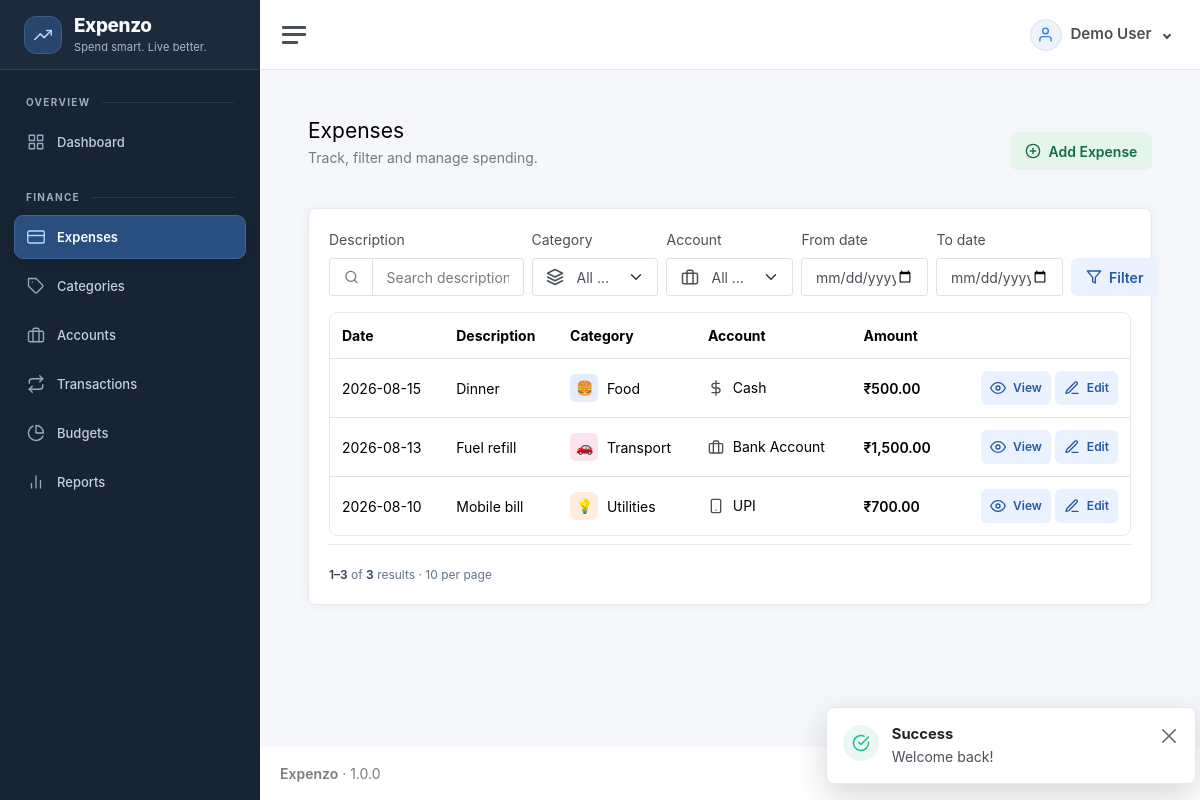
Screenshot of /expenses (signed in) with the database file from the repository.
### tables this page shows
CREATE TABLE users (
  id BIGINT UNSIGNED AUTO_INCREMENT PRIMARY KEY,
  name VARCHAR(120) NOT NULL,
  email VARCHAR(190) NOT NULL UNIQUE,
  password_hash VARCHAR(255) NOT NULL,
  status ENUM('active','inactive') NOT NULL DEFAULT 'active',
  created_at DATETIME NOT NULL DEFAULT CURRENT_TIMESTAMP,
  updated_at DATETIME NOT NULL DEFAULT CURRENT_TIMESTAMP ON UPDATE CURRENT_TIMESTAMP,
  INDEX idx_users_status(status)
);

CREATE TABLE expenses (
  id BIGINT UNSIGNED AUTO_INCREMENT PRIMARY KEY,
  user_id BIGINT UNSIGNED NOT NULL,
  amount DECIMAL(15,2) NOT NULL,
  expense_date DATE NOT NULL,
  category_id BIGINT UNSIGNED NOT NULL,
  account_id BIGINT UNSIGNED NOT NULL,
  description VARCHAR(255) NOT NULL,
  notes TEXT NULL,
  receipt_path VARCHAR(255) NULL,
  status ENUM('draft','posted','void') NOT NULL DEFAULT 'posted',
  created_at DATETIME NOT NULL DEFAULT CURRENT_TIMESTAMP,
  updated_at DATETIME NOT NULL DEFAULT CURRENT_TIMESTAMP ON UPDATE CURRENT_TIMESTAMP,
  INDEX idx_expenses_user_date(user_id, expense_date),
  INDEX idx_expenses_user_status(user_id, status),
  INDEX idx_expenses_category(category_id),
  INDEX idx_expenses_account(account_id),
  FOREIGN KEY(user_id) REFERENCES users(id) ON DELETE CASCADE,
  FOREIGN KEY(category_id) REFERENCES categories(id) ON DELETE RESTRICT,
  FOREIGN KEY(account_id) REFERENCES accounts(id) ON DELETE RESTRICT
);

CREATE TABLE categories (
  id BIGINT UNSIGNED AUTO_INCREMENT PRIMARY KEY,
  name VARCHAR(120) NOT NULL,
  description TEXT NULL,
  icon VARCHAR(80) NOT NULL DEFAULT 'tag',
  color VARCHAR(20) NOT NULL DEFAULT '#3b7ddd',
  status ENUM('active','inactive') NOT NULL DEFAULT 'active',
  owner_id BIGINT UNSIGNED NULL,
  owner_scope BIGINT UNSIGNED GENERATED ALWAYS AS (COALESCE(owner_id,0)) STORED,
  created_by BIGINT UNSIGNED NULL,
  created_at DATETIME NOT NULL DEFAULT CURRENT_TIMESTAMP,
  updated_at DATETIME NOT NULL DEFAULT CURRENT_TIMESTAMP ON UPDATE CURRENT_TIMESTAMP,
  UNIQUE KEY uq_categories_owner_name(owner_scope,name),
  INDEX idx_categories_status(status),
  INDEX idx_categories_owner_status(owner_id,status),
  FOREIGN KEY(owner_id) REFERENCES users(id) ON DELETE RESTRICT,
  FOREIGN KEY(created_by) REFERENCES users(id) ON DELETE SET NULL
);

CREATE TABLE accounts (
  id BIGINT UNSIGNED AUTO_INCREMENT PRIMARY KEY,
  user_id BIGINT UNSIGNED NOT NULL,
  name VARCHAR(120) NOT NULL,
  type VARCHAR(60) NOT NULL,
  opening_balance DECIMAL(15,2) NOT NULL DEFAULT 0,
  current_balance DECIMAL(15,2) NOT NULL DEFAULT 0,
  description TEXT NULL,
  status ENUM('active','inactive') NOT NULL DEFAULT 'active',
  created_at DATETIME NOT NULL DEFAULT CURRENT_TIMESTAMP,
  updated_at DATETIME NOT NULL DEFAULT CURRENT_TIMESTAMP ON UPDATE CURRENT_TIMESTAMP,
  UNIQUE KEY uq_accounts_user_name(user_id, name),
  INDEX idx_accounts_user_status(user_id, status),
  FOREIGN KEY(user_id) REFERENCES users(id) ON DELETE CASCADE
);

### resources/views/expenses/index.php (the view)
<div class="page-header"><div><h1 class="h3 mb-1">Expenses</h1><p class="text-muted">Track, filter and manage spending.</p></div><?php if(can('expenses.create')):?><a class="action-button action-button--success btn btn-primary" href="<?=url('expenses/create')?>"><i data-feather="plus-circle" aria-hidden="true"></i>Add Expense</a><?php endif;?></div><div class="card"><div class="card-body"><form class="row g-2 mb-3 align-items-end"><div class="col-md-3"><label class="form-label" for="expense-filter-search">Description</label><div class="input-group search-input-group"><span class="input-group-text"><i data-feather="search" aria-hidden="true"></i></span><input id="expense-filter-search" class="form-control" name="q" value="<?=e($f['q'])?>" placeholder="Search description"></div></div><div class="col-md-2"><label class="form-label" for="expense-filter-category">Category</label><select id="expense-filter-category" class="form-select" name="category_id"><option value="" data-icon="layers">All categories</option><?php foreach($categories as $c):?><option value="<?=$c['id']?>" data-icon="<?=e($c['display_icon'] ?? $c['icon'] ?? 'tag')?>" <?=selected($f['category_id'],$c['id'])?>><?=e($c['name'])?></option><?php endforeach;?></select></div><div class="col-md-2"><label class="form-label" for="expense-filter-account">Account</label><select id="expense-filter-account" class="form-select" name="account_id"><option value="" data-icon="briefcase">All accounts</option><?php foreach($accounts as $a):?><option value="<?=$a['id']?>" data-account-type="<?=e($a['type'] ?? '')?>" <?=selected($f['account_id'],$a['id'])?>><?=e($a['name'])?></option><?php endforeach;?></select></div><div class="col-md-2"><label class="form-label" for="expense-filter-from">From date</label><input id="expense-filter-from" type="date" class="form-control" name="from" value="<?=e($f['from'])?>"></div><div class="col-md-2"><label class="form-label" for="expense-filter-to">To date</label><input id="expense-filter-to" type="date" class="form-control" name="to" value="<?=e($f['to'])?>"></div><div class="col-md-1 d-grid"><button class="action-button action-button--primary btn btn-outline-primary"><i data-feather="filter" aria-hidden="true"></i>Filter</button></div></form><div class="table-responsive"><table class="table table-hover"><thead><tr><th>Date</th><th>Description</th><th>Category</th><th>Account</th><th>Amount</th><th></th></tr></thead><tbody><?php foreach($data['rows'] as $row):?><tr><td><?=e(display_date($row['expense_date']))?></td><td><?=e($row['description'])?></td><td><?=category_label($row['category_name'] ?? '', $row['category_icon'] ?? null, $row['category_color'] ?? null, $row['badge'] ?? null)?></td><td><?=account_type_label($row['account_type'] ?? '', $row['account_name'] ?? null)?></td><td class="fw-semibold"><?=money($row['amount'])?></td><td class="text-end"><a class="action-button action-button--primary btn btn-sm btn-outline-secondary" href="<?=url('expenses/'.$row['id'])?>"><i data-feather="eye" aria-hidden="true"></i>View</a> <?php if(can('expenses.edit') && (int)$row['user_id']===(int)auth_user()['id']):?><a class="action-button action-button--primary btn btn-sm btn-outline-primary" href="<?=url('expenses/'.$row['id'].'/edit')?>"><i data-feather="edit-3" aria-hidden="true"></i>Edit</a><?php endif;?></td></tr><?php endforeach;?><?php if(!$data['rows']):?><tr><td colspan="6" class="text-center text-muted py-5">No expenses found.</td></tr><?php endif;?></tbody></table></div><?php $total=$data['total'];$page=$data['page'];$per=$data['per']; require dirname(__DIR__).'/partials/pagination.php'; ?></div></div>

### app/Helpers/helpers.php (shortened to what the rows shown need)
<?php
function e(mixed $v):string{return htmlspecialchars((string)$v,ENT_QUOTES,'UTF-8');}
function url(string $path=''):string{$base=rtrim(str_replace('\\','/',dirname($_SERVER['SCRIPT_NAME']??'')),'/'); if($base==='/'||$base==='.')$base=''; return $base.'/'.ltrim($path,'/');}
function asset(string $path):string{
    $relative = ltrim($path, '/');
    $file = dirname(__DIR__,2).'/public/assets/'.$relative;
    return url('assets/'.$relative).(is_file($file) ? '?v='.filemtime($file) : '');
}
function auth_user():?array{return Session::get('user');}
function can(string $permission):bool{return in_array($permission,Session::get('permissions',[]),true);}
function app_setting(string $key, mixed $default = null): mixed
{
    static $settings = null;
    if ($settings === null) {
        $settings = [];
        try {
            $rows = \App\Core\Database::connection()->query('SELECT setting_key, setting_value FROM settings')->fetchAll();
            foreach ($rows as $row) $settings[$row['setting_key']] = $row['setting_value'];
        } catch (\Throwable $exception) {
            $settings = [];
        }
    }
    return $settings[$key] ?? $default;
}
function currency_code(): string
{
    $cfg = require dirname(__DIR__,2).'/config/app.php';
    return strtoupper(trim((string)app_setting('currency', $cfg['currency'] ?? 'INR')));
}
function money(float|int|string $amount):string{ $symbols=['INR'=>'₹','USD'=>'$','EUR'=>'€','GBP'=>'£']; $currency=currency_code(); return ($symbols[$currency]??$currency.' ').number_format((float)$amount,2);}
function account_type_icon(?string $type): string
{
    return match (strtolower(trim((string)$type))) {
        'cash' => 'dollar-sign',
        'bank' => 'briefcase',
        'card', 'credit card', 'debit card' => 'credit-card',
        'upi' => 'smartphone',
        'wallet' => 'pocket',
        default => 'credit-card',
    };
}
function account_type_label(?string $type, ?string $name = null): string
{
    $type = trim((string)$type);
    $label = trim((string)$name) !== '' ? trim((string)$name) : ($type !== '' ? $type : 'Account');
    return '<span class="inline-icon-text"><i data-feather="'.e(account_type_icon($type)).'" aria-hidden="true"></i>'.e($label).'</span>';
}
function category_label(?string $name, ?string $icon = null, ?string $color = null, ?string $badge = null): string
{
    $label = trim((string)$name);
    $displayIcon = trim((string)($icon ?: 'tag'));
    $displayColor = preg_match('/^#[a-fA-F0-9]{6}$/D', (string)$color) ? (string)$color : '#3b7ddd';
    $iconHtml = trim((string)$badge) !== ''
        ? '<span class="inline-category-badge-text">'.e($badge).'</span>'
        : '<i data-feather="'.e($displayIcon).'" aria-hidden="true"></i>';
    return '<span class="inline-icon-text"><span class="inline-category-icon" style="--category-color: '.e($displayColor).'">'.$iconHtml.'</span>'.e($label !== '' ? $label : 'All Categories').'</span>';
}
function landing_path():string {
    foreach (['dashboard','expenses','transactions','categories','accounts','budgets','reports','users','roles','settings'] as $module) {
        if(can($module.'.view')) return '/'.$module;
    }
    return '/dashboard';
}
function display_date(?string $value, bool $withTime = false): string
{
    static $format = null;
    if ($format === null) {
        $saved = \App\Core\Database::connection()->query("SELECT setting_value FROM settings WHERE setting_key='date_format'")->fetchColumn();
        $format = is_string($saved) && trim($saved) !== '' ? $saved : 'Y-m-d';
    }
    try {
        $date = new \DateTimeImmutable($value);
        return $date->format($format . ($withTime ? ' H:i:s' : ''));
    } catch (\Exception $exception) {
        return '—';
    }
}
function pagination_size(): int
{
    $size = filter_var(app_setting('pagination_size', 10), FILTER_VALIDATE_INT, ['options' => ['min_range' => 1, 'max_range' => 100]]);
    return $size === false ? 10 : $size;
}

### app/Core/Router.php (shortened to what the rows shown need)
<?php
final class Router { private array $routes=[];
 private function add(string $method,string $path,string $handler):void{$this->routes[] = compact('method','path','handler');}
 public function dispatch(Request $request):void{foreach($this->routes as $r){if($r['method']!==$request->method())continue;$pattern=preg_replace('#\\{([a-zA-Z_][a-zA-Z0-9_]*)\\}#','(?P<$1>[^/]+)',str_replace('/','\/',$r['path']));if(preg_match('#^'.$pattern.'$#',$request->path(),$m)){[$class,$method]=explode('@',$r['handler']);$controller=new $class();$params=[];foreach($m as $k=>$v)if(!is_int($k))$params[]=$v; $controller->$method($request,...$params);return;}} Response::status(404); View::render('errors/404',[], 'app');}
}

### resources/views/layouts/app.php (shortened to what the rows shown need)
<?php
$sidebarPath = rtrim((new \App\Core\Request())->path(), '/') ?: '/';
$navigation = [
    'Overview' => ['dashboard' => ['Dashboard', 'grid', 'dashboard.view']],
    'Finance' => [
        'expenses' => ['Expenses', 'credit-card', 'expenses.view'],
        'categories' => ['Categories', 'tag', 'categories.view'],
        'accounts' => ['Accounts', 'briefcase', 'accounts.view'],
        'transactions' => ['Transactions', 'repeat', 'transactions.view'],
        'budgets' => ['Budgets', 'pie-chart', 'budgets.view'],
        'reports' => ['Reports', 'bar-chart-2', 'reports.view'],
    ],
    'Administration' => [
        'users' => ['Users', 'users', 'users.view'],
        'roles' => ['Roles & Permissions', 'shield', 'roles.view'],
        'audit-logs' => ['Audit Logs', 'activity', 'audit.view'],
        'settings' => ['Settings', 'settings', 'settings.view'],
    ],
];
$currentUser = auth_user() ?? [];
$currentUserName = $currentUser['name'] ?? 'User';
?>
<!doctype html>
<html lang="en">
<head>
    <link href="<?= asset('app.css') ?>" rel="stylesheet">
    <link href="<?= asset('crud.css') ?>" rel="stylesheet">
</head>
<body class="app-shell">
    <div class="wrapper">
        <nav id="sidebar" class="sidebar js-sidebar" aria-label="Main navigation">
            <div class="sidebar-content js-simplebar">
                <a aria-label="<?= e(APP_NAME) ?> home" class="sidebar-brand app-sidebar-brand" href="<?= e(url(landing_path())) ?>"><span class="sidebar-brand-mark"><i data-feather="trending-up" aria-hidden="true"></i></span><span class="align-middle brand-mini"><span><?= e(APP_NAME) ?></span><span class="sidebar-brand-tagline">Spend smart. Live better.</span></span></a>
                <ul class="sidebar-nav">
                    <?php foreach ($navigation as $group => $items):
                        $visible = array_filter($items, static fn(array $item): bool => can($item[2]));
                        if (!$visible)
                            continue;
                        ?>
                        <li class="sidebar-header"><?= e($group) ?></li>
                        <?php foreach ($visible as $section => [$label, $icon, $permission]):
                            $active = $sidebarPath === '/' . $section || str_starts_with($sidebarPath, '/' . $section . '/') || ($section === 'dashboard' && $sidebarPath === '/');
                            ?>
                            <li class="sidebar-item <?= $active ? 'active' : '' ?>"><a class="sidebar-link" aria-label="<?= e($label) ?>"
                                    href="<?= e(url($section)) ?>" <?= $active ? 'aria-current="page"' : '' ?>><i aria-hidden="true" class="align-middle" data-feather="<?= e($icon) ?>"></i><span
                                        class="align-middle"><?= e($label) ?></span></a></li>
                        <?php endforeach; endforeach; ?>
                </ul>
            </div>
        </nav>
        <div class="main">
            <nav class="navbar navbar-expand navbar-light navbar-bg">
                <a class="sidebar-toggle app-sidebar-toggle" role="button" tabindex="0" aria-label="Toggle navigation" aria-controls="sidebar" aria-expanded="true"><i
                        class="hamburger align-self-center"></i></a>
                <div class="navbar-collapse collapse">
                    <ul class="navbar-nav navbar-align">
                        <li class="nav-item dropdown">
                            <a class="nav-link user-menu-toggle dropdown-toggle" href="#" data-bs-toggle="dropdown"
                                aria-expanded="false">
                                <span class="user-menu-avatar"><i data-feather="user"></i></span>
                                <span class="user-menu-name"><?= e($currentUserName) ?></span>
                            </a>
                        </li>
                    </ul>
                </div>
            </nav>
            <main class="content">
                <div class="container-fluid p-0">
                    <?= $content ?>
                </div>
            </main>
            <footer class="footer">
                <div class="container-fluid">
                    <div class="row text-muted">
                        <div class="col-6 text-start">
                            <p class="mb-0"><strong><?= e(APP_NAME) ?></strong> &middot; <?= APP_VERSION ?></p>
                        </div>
                        <div class="col-6 text-end">All Rights Reserved &copy; <?= date('Y') ?></div>
                    </div>
                </div>
            </footer>
        </div>
    </div>
    <?php require dirname(__DIR__).'/partials/toasts.php'; ?>
</body>
</html>

### rows the page displays
users: name "Demo User"
expenses: expense_date "2026-08-15", description "Dinner", badge "🍔", category.name "Food", account.name "Cash", amount "₹500.00"
expenses: expense_date "2026-08-13", description "Fuel refill", badge "🚗", category.name "Transport", account.name "Bank Account", amount "₹1,500.00"
expenses: expense_date "2026-08-10", description "Mobile bill", badge "💡", category.name "Utilities", account.name "UPI", amount "₹700.00"

### other values shown
$group "OVERVIEW"
$label "Dashboard"
$group "FINANCE"
$label "Expenses"
$label "Categories"
$label "Accounts"
$label "Transactions"
$label "Budgets"
$label "Reports"
$toast['label'] "Success"
$toast['message'] "Welcome back!"
